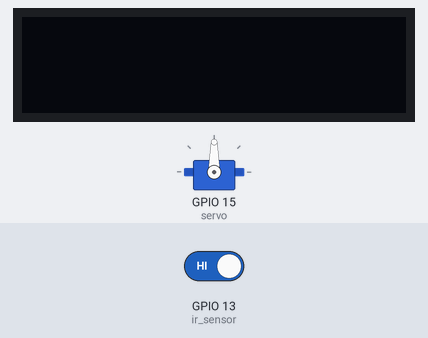
Bench run of a sketch on a simulated ESP32. Parts: 128×32 one-colour display, servo. The test bench sets the inputs (shaded band); at power-on: GPIO 13 (ir_sensor) HIGH. What the sketch prints to the serial monitor is not drawn.

Above: at 1.8 s.
1.9 s: GPIO 13 (ir_sensor) driven LOW
At 3.9 s:
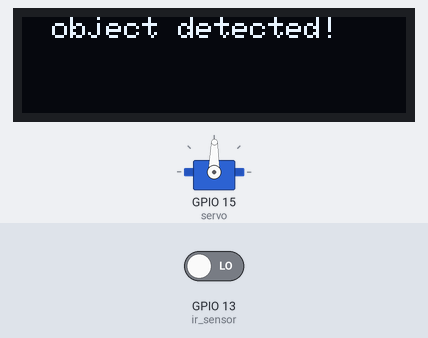
4.5 s: GPIO 13 (ir_sensor) driven HIGH
At 6.6 s:
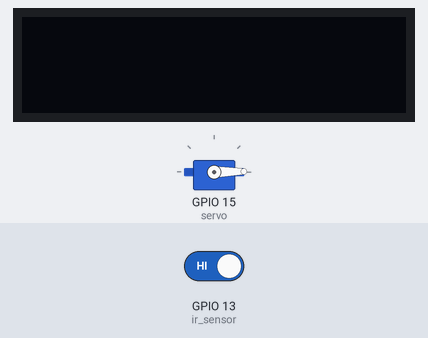
6.9 s: GPIO 13 (ir_sensor) driven LOW
At 7.1 s:
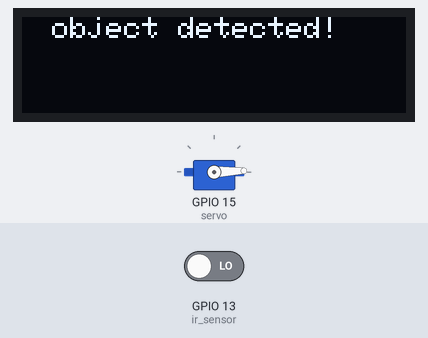
Timing chart, 0 to 15.3 s (numbered marks = the images above; inputs shaded):
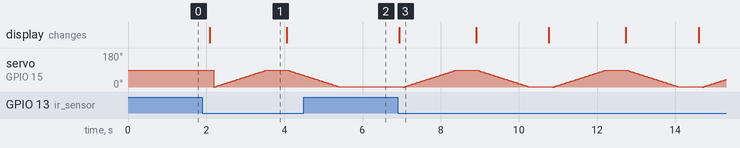

Measured:
- after the input at 1.9 s, the display: changes after 0.19 s (image 1)
- after the input at 4.5 s, servo on GPIO 15 (servo): goes on until 5.4 s, then stays 1°

The sketch:

automatic_parking_gate_iot_test.ino
```cpp
#define ir_sensor 13
#define servo 15
#define Screenwidth 128
#define screenheight 32
#define oledreset -1
#include<Wire.h>
#include<Adafruit_SSD1306.h>
#include<ESP32Servo.h>
Servo myservo;

Adafruit_SSD1306 display(Screenwidth,screenheight,&Wire,oledreset);
void setup() {
  Serial.begin(115200);
  Wire.begin(21,22);
  if (!display.begin(SSD1306_SWITCHCAPVCC,0x3C))
  {
    Serial.println("OLED not found .check wiring!");
    for(;;);
    }
  pinMode(ir_sensor,INPUT);
  myservo.attach(servo,500,3000);

  // put your setup code here, to run once:

}

void loop() {
  // put your main code here, to run repeatedly:
int SensorValue=digitalRead(ir_sensor);
if (SensorValue==LOW)
{
  display.clearDisplay();
display.setTextSize(1);
display.setTextColor(SSD1306_WHITE);
display.setCursor(10,0);
display.println("object detected!");
Serial.println("Object detected");
display.display();
delay(100);
for(int pos=0;pos<90;pos++)
{
  myservo.write(pos);
  delay(15);
}
delay(500);
display.clearDisplay();
display.display();
for (int pos=90;pos>0;pos--)
{
  myservo.write(pos);
  delay(15);
}

}
else
{
  display.clearDisplay();
  display.display();
}
delay(500);
}
```
